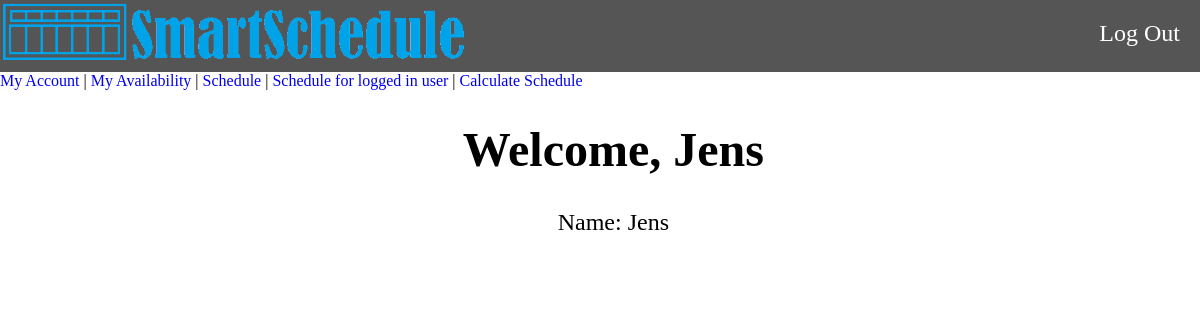
/accounts/myAccount/, run on an earlier commit of the app's database.
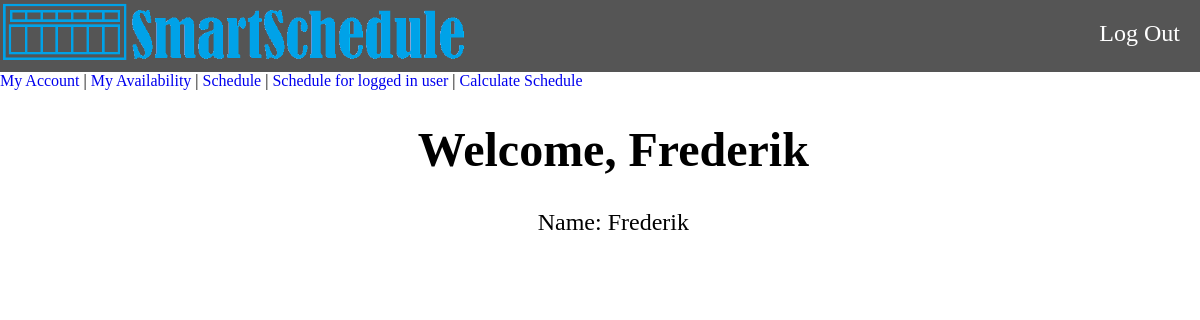
And on a later commit of the database.
### accounts/models.py (models this page shows)
class currentUser(models.Model):
    currentUsername = models.CharField(max_length=300, default='')

### accounts/views.py (the view)
# urls.py: path('myAccount/', views.myAccount.as_view(), name = 'myAccount'),
class myAccount(generic.CreateView):
    form_class = UserCreationForm
    success_url = reverse_lazy('myAccount')
    template_name = 'myaccount.html'
    def get_context_data(self, **kwargs):
        test = currentUser.objects.all()
        for x in test:
            firstname = x.currentUsername
        lastname = ''
        role = "ROLE"
        context= {
            'firstname': firstname,
            'lastname' : lastname,
            'role' : role,
        }
        return context

### templates/myaccount.html (shortened to what this page needs)
{% extends "employee-base.html" %}
{% block mainbody %}
<center>
    <h1>Welcome, {{ firstname }}</h1>
    Name: {{ firstname }} {{ lastname }}
</center>
{% endblock %}

What changed in the data, as far as the page shows it:
no longer on this page (row unchanged): currentUser: currentUsername "Jens"
added currentUser: currentUsername "Frederik"
